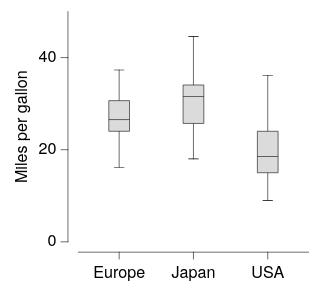

Source (Vega-Lite JSON):
### Vega-Lite specification from a JSON file in a GitHub repository (floating-point values rounded to 4 significant figures; data arrays with more than 128 entries replaced by an {"elided": "..."} marker saying what was removed)
{"background": null, "config": {"arc": {"fill": "#DBDBDB", "fillOpacity": 1.0, "innerRadius": 25.0, "padAngle": 0.03, "stroke": "black", "strokeOpacity": 1, "strokeWidth": 0.25}, "area": {"fill": "#DBDBDB", "fillOpacity": 1.0, "stroke": "black", "strokeOpacity": 1, "strokeWidth": 0.25}, "axis": {"domain": true, "domainCap": "round", "domainColor": "black", "domainWidth": 0.25, "grid": false, "gridCap": "round", "gridColor": "#F1F1F1", "gridDash": [0, 0], "gridOpacity": 1.0, "gridWidth": 0.25, "labelColor": "black", "labelFont": "HelveticaNeue", "labelFontSize": 7, "labelFontStyle": "normal", "labelFontWeight": 400, "offset": 4.5, "ticks": true, "tickCap": "round", "tickColor": "black", "tickRound": false, "tickSize": 3, "tickWidth": 0.25, "titleColor": "black", "titleFont": "HelveticaNeue", "titleFontSize": 7, "titleFontStyle": "normal", "titleFontWeight": 400}, "axisX": {"domain": true, "labelAlign": "center", "labelAngle": 0, "labels": true, "ticks": true, "translate": 0}, "axisY": {"domain": true, "labelAlign": "right", "labelAngle": 0, "labels": true, "ticks": true, "translate": 0}, "axisRight": {"domain": true, "labelAlign": "left", "labelAngle": 0, "labels": true, "ticks": true, "translate": 0}, "axisTop": {"domain": true, "labelAlign": "center", "labelAngle": 0, "labels": true, "ticks": true, "translate": 0}, "axisBand": {"tickOffset": 0}, "bar": {"fill": "#DBDBDB", "fillOpacity": 1.0, "stroke": "black", "strokeOpacity": 1, "strokeWidth": 0.25}, "boxplot": {"size": 9.0, "ticks": {"cornerRadius": 0.25, "fill": "black", "size": 4.5, "thickness": 0.25}, "box": {"fillOpacity": 1.0, "stroke": "black", "strokeOpacity": 1, "strokeWidth": 0.25}, "median": {"fill": "black", "fillOpacity": 1.0, "size": 9.0, "thickness": 0.25}, "rule": {"fill": "black", "fillOpacity": 1.0, "size": 10.0, "stroke": "black", "strokeDash": [0, 0], "strokeOpacity": 1, "strokeWidth": 0.25}, "outliers": {"color": "black", "fill": "black", "fillOpacity": 1.0, "size": 0, "stroke": "black", "strokeOpacity": 1, "strokeWidth": 0.25}}, "circle": {"fill": "black", "fillOpacity": 1.0, "size": 0.5, "stroke": null, "strokeOpacity": 1, "strokeWidth": 0.25}, "errorband": {"band": {"fillOpacity": 0.6, "stroke": null, "strokeWidth": 0.25, "strokeOpacity": 1}, "borders": {"opacity": 0, "strokeOpacity": 0.25, "strokeWidth": 1}}, "errorbar": {"opacity": 1, "rule": {"strokeDash": [0, 0], "strokeWidth": 0.25}, "ticks": {"color": "black", "cornerRadius": 0.125, "opacity": 1, "size": 6.0, "thickness": 0.25}, "thickness": 0.25}, "font": "HelveticaNeue", "geoshape": {"fill": "#DBDBDB", "fillOpacity": 1.0, "stroke": "black", "strokeOpacity": 1, "strokeWidth": 0.25}, "header": {"labelColor": "black", "labelFont": "HelveticaNeue", "labelFontSize": 7, "labelFontStyle": "normal", "labelFontWeight": 400, "titleColor": "black", "titleFont": "HelveticaNeue", "titleFontSize": 7, "titleFontStyle": "normal", "titleFontWeight": 400, "titlePadding": 0}, "legend": {"disable": false, "offset": 4.5, "gradientLength": 50.0, "gradientThickness": 5.0, "gradientOpacity": 1.0, "gradientStrokeColor": "black", "gradientStrokeWidth": 0.25, "labelColor": "black", "labelFont": "HelveticaNeue", "labelFontSize": 7, "labelFontStyle": "normal", "labelFontWeight": 400, "strokeColor": "black", "strokeWidth": 0, "symbolSize": 42, "symbolStrokeColor": "black", "symbolStrokeWidth": 0.25, "titleColor": "black", "titleFont": "HelveticaNeue", "titleFontSize": 7, "titleFontStyle": "normal", "titleFontWeight": 400}, "line": {"color": "black", "stroke": "black", "strokeCap": "round", "strokeDash": [0, 0], "strokeOpacity": 1, "strokeWidth": 0.375}, "point": {"filled": true, "fill": "#DBDBDB", "fillOpacity": 1.0, "size": 5.0, "stroke": "black", "strokeOpacity": 1, "strokeWidth": 0.25}, "range": {"category": ["#C6D9F1", "#F1C9CB", "#FEF0B9", "#CEE37A", "#7AA8E0", "#E589A3", "#FDDD5D", "#68B961", "#4177B1", "#C35082", "#E5C227", "#438156"], "diverging": {"scheme": ["#C35082", "#CE6D94", "#D989A7", "#E2A4BA", "#EABFCE", "#F1DBE2", "#F6F6F6", "#D7E0EB", "#B9CBE0", "#9BB6D5", "#7DA1C9", "#5F8CBD", "#4177B1"]}, "heatmap": {"scheme": ["#DFE9F7", "#C6D9F1", "#ADC8EC", "#94B8E6", "#7AA8E0", "#6097DA", "#4D87CA", "#4177B1", "#386898", "#2F597F", "#264A69", "#1D3A58"]}, "ordinal": {"scheme": ["#F1F1F1", "#DBDBDB", "#C6C6C6", "#B2B2B2", "#9D9D9D", "#898989", "#767676", "#636363", "#515151", "#404040", "#2F2F2F", "#1F1F1F"]}, "ramp": {"scheme": ["#DFE9F7", "#C6D9F1", "#ADC8EC", "#94B8E6", "#7AA8E0", "#6097DA", "#4D87CA", "#4177B1", "#386898", "#2F597F", "#264A69", "#1D3A58"]}}, "rule": {"color": "black", "stroke": "black", "strokeCap": "round", "strokeDash": [2, 2], "strokeOpacity": 1, "strokeWidth": 0.25}, "scale": {"bandPaddingInner": 0.1, "bandPaddingOuter": 0.1, "round": false}, "rect": {"fill": "#DBDBDB", "fillOpacity": 1.0, "stroke": "black", "strokeOpacity": 1, "strokeWidth": 0.25}, "square": {"fill": "#DBDBDB", "fillOpacity": 1.0, "size": 10.0, "stroke": "black", "strokeOpacity": 1, "strokeWidth": 0.25}, "text": {"color": "black", "font": "HelveticaNeue", "fontSize": 7, "fontStyle": "normal", "fontWeight": 400}, "title": {"anchor": "middle", "frame": "group", "color": "black", "font": "HelveticaNeue", "fontSize": 7, "fontStyle": "normal", "fontWeight": 400, "subtitleColor": "black", "subtitleFont": "HelveticaNeue", "subtitleFontSize": "HelveticaNeue", "subtitleFontStyle": "normal", "subtitleFontWeight": 400}, "view": {"continuousWidth": 100, "continuousHeight": 100, "discreteWidth": 100, "discreteHeight": 100, "fill": null, "stroke": null, "strokeWidth": 0.25}}, "data": {"name": "data-84942684f44a0939f6e50b33ec91a880"}, "mark": {"type": "boxplot"}, "encoding": {"x": {"field": "Origin", "title": null, "type": "nominal"}, "y": {"field": "Miles_per_Gallon", "title": "Miles per gallon", "type": "quantitative"}}, "$schema": "https://vega.github.io/schema/vega-lite/v6.4.1.json", "datasets": {"data-84942684f44a0939f6e50b33ec91a880": {"elided": "398 records"}}}
